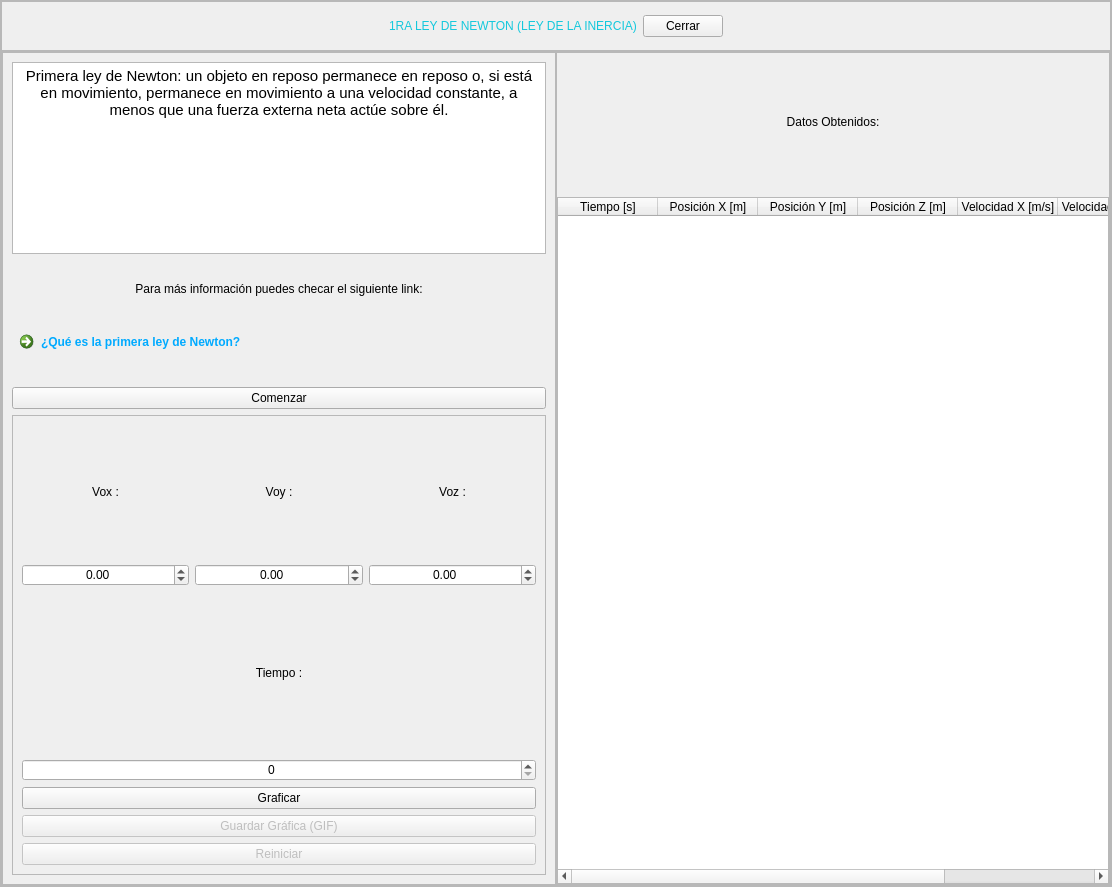
<?xml version="1.0" encoding="UTF-8"?>
<ui version="4.0">
 <class>MainWindow</class>
 <widget class="QMainWindow" name="MainWindow">
  <property name="geometry">
   <rect>
    <x>0</x>
    <y>0</y>
    <width>1112</width>
    <height>887</height>
   </rect>
  </property>
  <property name="windowTitle">
   <string>MainWindow</string>
  </property>
  <widget class="QWidget" name="centralwidget">
   <layout class="QVBoxLayout" name="verticalLayout">
    <property name="spacing">
     <number>0</number>
    </property>
    <property name="leftMargin">
     <number>0</number>
    </property>
    <property name="topMargin">
     <number>0</number>
    </property>
    <property name="rightMargin">
     <number>0</number>
    </property>
    <property name="bottomMargin">
     <number>0</number>
    </property>
    <item>
     <widget class="QFrame" name="frame">
      <property name="frameShape">
       <enum>QFrame::StyledPanel</enum>
      </property>
      <property name="frameShadow">
       <enum>QFrame::Raised</enum>
      </property>
      <layout class="QVBoxLayout" name="verticalLayout_2" stretch="1,8">
       <property name="spacing">
        <number>0</number>
       </property>
       <property name="leftMargin">
        <number>0</number>
       </property>
       <property name="topMargin">
        <number>0</number>
       </property>
       <property name="rightMargin">
        <number>0</number>
       </property>
       <property name="bottomMargin">
        <number>0</number>
       </property>
       <item>
        <widget class="QFrame" name="frame_2">
         <property name="maximumSize">
          <size>
           <width>16777215</width>
           <height>50</height>
          </size>
         </property>
         <property name="styleSheet">
          <string notr="true">font: 10pt &quot;MS Shell Dlg 2&quot;;</string>
         </property>
         <property name="frameShape">
          <enum>QFrame::StyledPanel</enum>
         </property>
         <property name="frameShadow">
          <enum>QFrame::Raised</enum>
         </property>
         <layout class="QHBoxLayout" name="horizontalLayout">
          <item>
           <spacer name="horizontalSpacer">
            <property name="orientation">
             <enum>Qt::Horizontal</enum>
            </property>
            <property name="sizeHint" stdset="0">
             <size>
              <width>268</width>
              <height>20</height>
             </size>
            </property>
           </spacer>
          </item>
          <item>
           <widget class="QLabel" name="label">
            <property name="styleSheet">
             <string notr="true">font: 87 12pt &quot;Arial Black&quot;;
color: rgb(20, 200,220);
</string>
            </property>
            <property name="text">
             <string>1RA LEY DE NEWTON (LEY DE LA INERCIA)</string>
            </property>
           </widget>
          </item>
          <item>
           <widget class="QPushButton" name="button_cerrar">
            <property name="text">
             <string>Cerrar</string>
            </property>
           </widget>
          </item>
          <item>
           <spacer name="horizontalSpacer_2">
            <property name="orientation">
             <enum>Qt::Horizontal</enum>
            </property>
            <property name="sizeHint" stdset="0">
             <size>
              <width>268</width>
              <height>20</height>
             </size>
            </property>
           </spacer>
          </item>
         </layout>
        </widget>
       </item>
       <item>
        <widget class="QFrame" name="frame_3">
         <property name="frameShape">
          <enum>QFrame::StyledPanel</enum>
         </property>
         <property name="frameShadow">
          <enum>QFrame::Raised</enum>
         </property>
         <layout class="QHBoxLayout" name="horizontalLayout_2" stretch="1,1">
          <property name="spacing">
           <number>0</number>
          </property>
          <property name="leftMargin">
           <number>0</number>
          </property>
          <property name="topMargin">
           <number>0</number>
          </property>
          <property name="rightMargin">
           <number>0</number>
          </property>
          <property name="bottomMargin">
           <number>0</number>
          </property>
          <item>
           <widget class="QFrame" name="frame_4">
            <property name="styleSheet">
             <string notr="true">QPushButton{
font: 10pt &quot;MS Shell Dlg 2&quot;;
}

QLabel{
font: 12pt &quot;MS Shell Dlg 2&quot;;
}

QDoubleSpinBox{
font: 12pt &quot;MS Shell Dlg 2&quot;;
}

QSpinBox{
font: 12pt &quot;MS Shell Dlg 2&quot;;
}

QCommandLinkButton{
color: rgb(0, 170, 255);
}</string>
            </property>
            <property name="frameShape">
             <enum>QFrame::StyledPanel</enum>
            </property>
            <property name="frameShadow">
             <enum>QFrame::Raised</enum>
            </property>
            <layout class="QVBoxLayout" name="verticalLayout_3" stretch="0,1,1,1,8">
             <item>
              <widget class="QTextEdit" name="textEdit">
               <property name="html">
                <string>&lt;!DOCTYPE HTML PUBLIC &quot;-//W3C//DTD HTML 4.0//EN&quot; &quot;http://www.w3.org/TR/REC-html40/strict.dtd&quot;&gt;
&lt;html&gt;&lt;head&gt;&lt;meta name=&quot;qrichtext&quot; content=&quot;1&quot; /&gt;&lt;style type=&quot;text/css&quot;&gt;
p, li { white-space: pre-wrap; }
&lt;/style&gt;&lt;/head&gt;&lt;body style=&quot; font-family:'MS Shell Dlg 2'; font-size:7.8pt; font-weight:400; font-style:normal;&quot;&gt;
&lt;p align=&quot;center&quot; style=&quot; margin-top:0px; margin-bottom:0px; margin-left:0px; margin-right:0px; -qt-block-indent:0; text-indent:0px;&quot;&gt;&lt;span style=&quot; font-size:11pt;&quot;&gt;Primera ley de Newton: un objeto en reposo permanece en reposo o, si está en movimiento, permanece en movimiento a una velocidad constante, a menos que una fuerza externa neta actúe sobre él.&lt;/span&gt;&lt;/p&gt;&lt;/body&gt;&lt;/html&gt;</string>
               </property>
              </widget>
             </item>
             <item>
              <widget class="QLabel" name="label_2">
               <property name="styleSheet">
                <string notr="true"/>
               </property>
               <property name="text">
                <string>Para más información puedes checar el siguiente link:</string>
               </property>
               <property name="alignment">
                <set>Qt::AlignCenter</set>
               </property>
              </widget>
             </item>
             <item>
              <widget class="QCommandLinkButton" name="linkButton_pag">
               <property name="styleSheet">
                <string notr="true">QPushButton{
border-color: rgb(170, 0, 0);
font: 81 italic 11pt &quot;Montserrat ExtraBold&quot;;
}</string>
               </property>
               <property name="text">
                <string>¿Qué es la primera ley de Newton?</string>
               </property>
              </widget>
             </item>
             <item>
              <widget class="QPushButton" name="button_comenzar">
               <property name="text">
                <string>Comenzar</string>
               </property>
              </widget>
             </item>
             <item>
              <widget class="QFrame" name="frame_6">
               <property name="frameShape">
                <enum>QFrame::StyledPanel</enum>
               </property>
               <property name="frameShadow">
                <enum>QFrame::Raised</enum>
               </property>
               <layout class="QVBoxLayout" name="verticalLayout_5" stretch="1,1,0,1,0,1">
                <item>
                 <layout class="QGridLayout" name="gridLayout">
                  <item row="0" column="1">
                   <widget class="QLabel" name="label_5">
                    <property name="text">
                     <string>Voy :</string>
                    </property>
                    <property name="alignment">
                     <set>Qt::AlignCenter</set>
                    </property>
                   </widget>
                  </item>
                  <item row="0" column="2">
                   <widget class="QLabel" name="label_6">
                    <property name="text">
                     <string>Voz :</string>
                    </property>
                    <property name="alignment">
                     <set>Qt::AlignCenter</set>
                    </property>
                   </widget>
                  </item>
                  <item row="0" column="0">
                   <widget class="QLabel" name="label_4">
                    <property name="text">
                     <string>Vox :</string>
                    </property>
                    <property name="alignment">
                     <set>Qt::AlignCenter</set>
                    </property>
                   </widget>
                  </item>
                  <item row="1" column="0">
                   <widget class="QDoubleSpinBox" name="sBox_Vox">
                    <property name="alignment">
                     <set>Qt::AlignCenter</set>
                    </property>
                    <property name="minimum">
                     <double>-100000.000000000000000</double>
                    </property>
                    <property name="maximum">
                     <double>100000.000000000000000</double>
                    </property>
                   </widget>
                  </item>
                  <item row="1" column="1">
                   <widget class="QDoubleSpinBox" name="sBox_Voy">
                    <property name="alignment">
                     <set>Qt::AlignCenter</set>
                    </property>
                    <property name="minimum">
                     <double>-100000.000000000000000</double>
                    </property>
                    <property name="maximum">
                     <double>100000.000000000000000</double>
                    </property>
                    <property name="value">
                     <double>0.000000000000000</double>
                    </property>
                   </widget>
                  </item>
                  <item row="1" column="2">
                   <widget class="QDoubleSpinBox" name="sBox_Voz">
                    <property name="alignment">
                     <set>Qt::AlignCenter</set>
                    </property>
                    <property name="minimum">
                     <double>-100000.000000000000000</double>
                    </property>
                    <property name="maximum">
                     <double>100000.000000000000000</double>
                    </property>
                   </widget>
                  </item>
                 </layout>
                </item>
                <item>
                 <widget class="QLabel" name="label_7">
                  <property name="text">
                   <string>Tiempo :</string>
                  </property>
                  <property name="alignment">
                   <set>Qt::AlignCenter</set>
                  </property>
                 </widget>
                </item>
                <item>
                 <widget class="QSpinBox" name="sBox_tiempo">
                  <property name="alignment">
                   <set>Qt::AlignCenter</set>
                  </property>
                  <property name="maximum">
                   <number>10</number>
                  </property>
                 </widget>
                </item>
                <item>
                 <widget class="QPushButton" name="button_graficar">
                  <property name="text">
                   <string>Graficar</string>
                  </property>
                 </widget>
                </item>
                <item>
                 <widget class="QPushButton" name="button_guardar">
                  <property name="enabled">
                   <bool>false</bool>
                  </property>
                  <property name="text">
                   <string>Guardar Gráfica (GIF)</string>
                  </property>
                 </widget>
                </item>
                <item>
                 <widget class="QPushButton" name="button_reiniciar">
                  <property name="enabled">
                   <bool>false</bool>
                  </property>
                  <property name="text">
                   <string>Reiniciar</string>
                  </property>
                 </widget>
                </item>
               </layout>
              </widget>
             </item>
            </layout>
           </widget>
          </item>
          <item>
           <widget class="QFrame" name="frame_5">
            <property name="frameShape">
             <enum>QFrame::StyledPanel</enum>
            </property>
            <property name="frameShadow">
             <enum>QFrame::Raised</enum>
            </property>
            <layout class="QVBoxLayout" name="verticalLayout_4" stretch="1,5,8">
             <property name="leftMargin">
              <number>0</number>
             </property>
             <property name="topMargin">
              <number>0</number>
             </property>
             <property name="rightMargin">
              <number>0</number>
             </property>
             <property name="bottomMargin">
              <number>0</number>
             </property>
             <item>
              <widget class="QLabel" name="label_3">
               <property name="styleSheet">
                <string notr="true">font: 12pt &quot;MS Shell Dlg 2&quot;;</string>
               </property>
               <property name="text">
                <string>Datos Obtenidos:</string>
               </property>
               <property name="alignment">
                <set>Qt::AlignCenter</set>
               </property>
              </widget>
             </item>
             <item>
              <widget class="QTableWidget" name="tabla_valores">
               <column>
                <property name="text">
                 <string>Tiempo [s]</string>
                </property>
               </column>
               <column>
                <property name="text">
                 <string>Posición X [m]</string>
                </property>
               </column>
               <column>
                <property name="text">
                 <string>Posición Y [m]</string>
                </property>
               </column>
               <column>
                <property name="text">
                 <string>Posición Z [m]</string>
                </property>
               </column>
               <column>
                <property name="text">
                 <string>Velocidad X [m/s]</string>
                </property>
               </column>
               <column>
                <property name="text">
                 <string>Velocidad Y [m/s]</string>
                </property>
               </column>
               <column>
                <property name="text">
                 <string>Velocidad Z [m/s]</string>
                </property>
               </column>
              </widget>
             </item>
             <item>
              <layout class="QVBoxLayout" name="graf_1ra_ley"/>
             </item>
            </layout>
           </widget>
          </item>
         </layout>
        </widget>
       </item>
      </layout>
     </widget>
    </item>
   </layout>
  </widget>
 </widget>
 <resources/>
 <connections/>
</ui>
